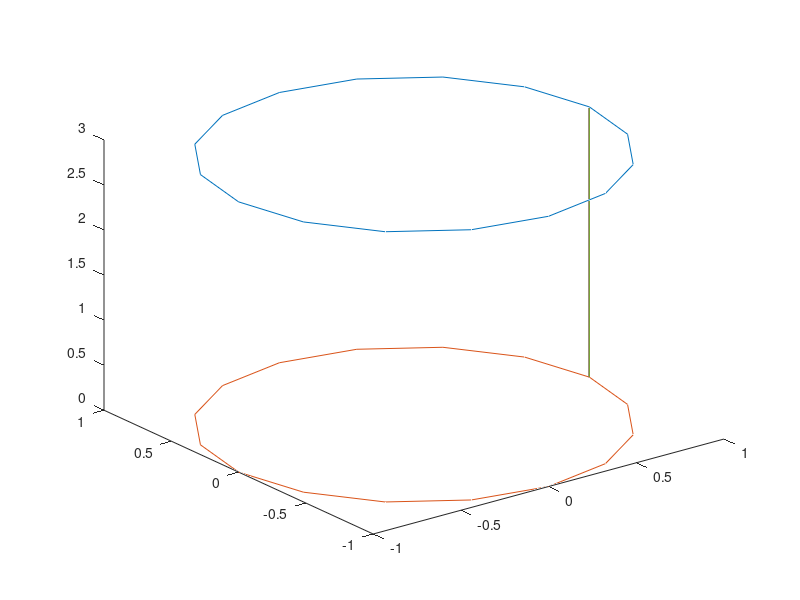

Write MATLAB code to recreate this figure.
t=0:pi/8:2*pi;
k=length(t);
 y=sin(t);
 x=cos(t);
 z=zeros(1,k);
 z1=3*ones(1,k);
 plot3(x,y,z1);
 hold on;
 plot3(x,y,z);
 for i=1:k
clear x1 y1 z1;   
x1=cos((k-1)*pi/8)
y1=sin((k-1)*pi/8)
z1=0;
X=[x1,x1]; Y=[y1,y1]; Z=[z1,3];
plot3(X,Y,Z)
end
